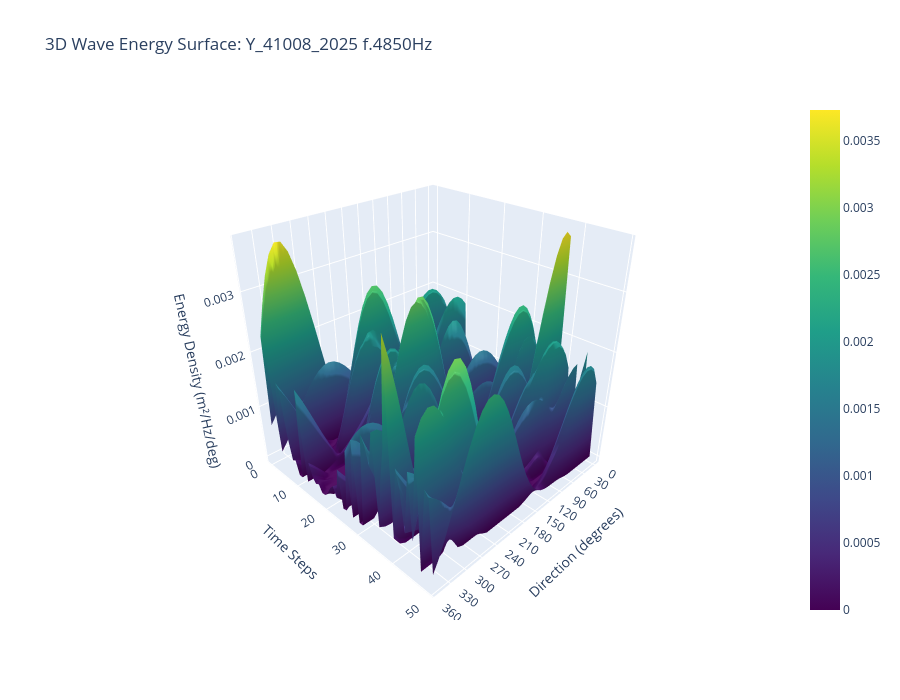

Write notebook code for a chart like this one.
### Code cell
# 🌊 3D Surface Plot: f.4850 Energy across Directions and Time
# Interactive 3D visualization showing wave energy evolution

import plotly.graph_objects as go
import plotly.express as px
import numpy as np
import pandas as pd

print("🌊 Creating 3D surface plot for f.4850 energy distribution...")

y_data = Y_41008_2025
target_freq = "4850"

# Get all f.4850 direction columns
freq_cols = [col for col in y_data.columns if col.startswith(f'f.{target_freq}_dir')]
freq_cols = sorted(freq_cols)  # Ensure proper order

print(f"🎯 Target frequency: f.{target_freq}")
print(f"   Found {len(freq_cols)} direction columns")

if len(freq_cols) > 0:
    # Extract directions from column names
    directions = []
    for col in freq_cols:
        dir_str = col.split('_dir')[1]
        directions.append(int(dir_str))
    
    # Get energy data matrix: [time, direction]
    energy_matrix = y_data[freq_cols].values
    n_times, n_dirs = energy_matrix.shape
    
    print(f"   Energy matrix: {n_times} time steps × {n_dirs} directions")
    print(f"   Time range: {y_data.iloc[0]['timekey']} to {y_data.iloc[-1]['timekey']}")
    
    # Filter to times with significant energy (reduce noise)
    time_energies = energy_matrix.sum(axis=1)
    energy_threshold = np.percentile(time_energies[time_energies > 0], 75)  # Top 25%
    high_energy_mask = time_energies >= energy_threshold
    
    if high_energy_mask.sum() > 0:
        # Use only high-energy time steps for clearer visualization
        filtered_matrix = energy_matrix[high_energy_mask, :]
        filtered_times = y_data[high_energy_mask]['timekey'].values
        
        print(f"   Using {len(filtered_times)} high-energy time steps (≥{energy_threshold:.6f})")
        
        # Sample time steps if too many for visualization
        max_times = 50  # Limit for performance
        if len(filtered_times) > max_times:
            step = len(filtered_times) // max_times
            indices = range(0, len(filtered_times), step)[:max_times]
            filtered_matrix = filtered_matrix[indices, :]
            filtered_times = filtered_times[indices]
            print(f"   Sampled to {len(filtered_times)} time steps for visualization")
        
        # Create coordinate grids
        X = np.array(directions)  # Directions: 0, 10, 20, ..., 350
        Y = np.arange(len(filtered_times))  # Time indices
        XX, YY = np.meshgrid(X, Y)
        ZZ = filtered_matrix
        
        # Create interactive 3D surface plot
        fig = go.Figure(data=[go.Surface(
            x=XX,
            y=YY, 
            z=ZZ,
            colorscale='Viridis',
            name=f'f.{target_freq} Energy',
            hovertemplate='<b>Direction:</b> %{x}°<br>' +
                         '<b>Time Step:</b> %{y}<br>' +
                         '<b>Energy:</b> %{z:.6f}<br>' +
                         '<extra></extra>'
        )])
        
        # Update layout for better visualization
        fig.update_layout(
            title=f'3D Wave Energy Surface: Y_41008_2025 f.{target_freq}Hz',
            scene=dict(
                xaxis_title='Direction (degrees)',
                yaxis_title='Time Steps', 
                zaxis_title='Energy Density (m²/Hz/deg)',
                camera=dict(
                    eye=dict(x=1.5, y=1.5, z=1.2)  # Good viewing angle
                ),
                xaxis=dict(tickmode='linear', tick0=0, dtick=30),  # Every 30°
                yaxis=dict(tickmode='linear', dtick=10),           # Every 10 time steps
            ),
            width=900,
            height=700
        )
        
        fig.show()
        
        # Statistics
        max_energy = np.max(ZZ)
        total_energy = np.sum(ZZ)
        max_pos = np.unravel_index(np.argmax(ZZ), ZZ.shape)
        peak_time_idx, peak_dir_idx = max_pos
        
        print(f"\n📊 3D Surface Statistics:")
        print(f"   Peak energy: {max_energy:.6f} at direction {directions[peak_dir_idx]}°")
        print(f"   Peak time step: {peak_time_idx} ({filtered_times[peak_time_idx]})")
        print(f"   Total energy: {total_energy:.6f}")
        print(f"   Energy std: {np.std(ZZ):.6f}")
        
        # Direction-averaged time series
        time_avg = np.mean(ZZ, axis=1)
        peak_time = np.argmax(time_avg)
        print(f"   Peak time (avg): Step {peak_time} ({filtered_times[peak_time]})")
        
        # Time-averaged directional profile  
        dir_avg = np.mean(ZZ, axis=0)
        peak_dir = np.argmax(dir_avg)
        print(f"   Peak direction (avg): {directions[peak_dir]}°")
        
    else:
        print("❌ No high-energy time steps found for visualization")
        
else:
    print(f"❌ No columns found for frequency {target_freq}")

print(f"\n✅ 3D visualization completed!")
print(f"   Shows wave energy 'mountains' and 'valleys' across directions and time")
print(f"   Interactive: rotate, zoom, hover for details")

### Figure 1 — Plotly figure (JSON) as saved in the notebook; plotly's stock layout.template omitted (floating-point values rounded to 4 significant figures; data arrays with more than 128 entries replaced by an {"elided": "..."} marker saying what was removed)
{"data": [{"colorscale": [[0, "#440154"], [0.1111, "#482878"], [0.2222, "#3e4989"], [0.3333, "#31688e"], [0.4444, "#26828e"], [0.5556, "#1f9e89"], [0.6667, "#35b779"], [0.7778, "#6ece58"], [0.8889, "#b5de2b"], [1, "#fde725"]], "hovertemplate": "<b>Direction:</b> %{x}°<br><b>Time Step:</b> %{y}<br><b>Energy:</b> %{z:.6f}<br><extra></extra>", "name": "f.4850 Energy", "type": "surface", "x": {"elided": "50x36 int values"}, "y": {"elided": "50x36 int values"}, "z": {"elided": "50x36 float values"}}], "layout": {"height": 700, "scene": {"camera": {"eye": {"x": 1.5, "y": 1.5, "z": 1.2}}, "xaxis": {"dtick": 30, "tick0": 0, "tickmode": "linear", "title": {"text": "Direction (degrees)"}}, "yaxis": {"dtick": 10, "tickmode": "linear", "title": {"text": "Time Steps"}}, "zaxis": {"title": {"text": "Energy Density (m²/Hz/deg)"}}}, "title": {"text": "3D Wave Energy Surface: Y_41008_2025 f.4850Hz"}, "width": 900}}
